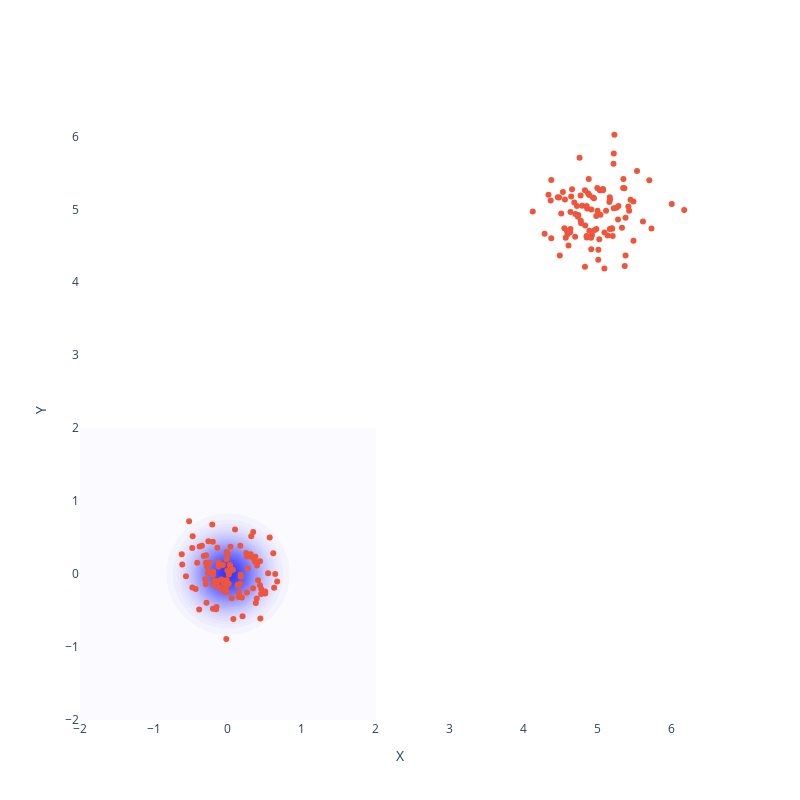

Notebook source saved alongside this figure:
### Code cell
# Create Gaussian mixture model for sampling etc.
data_dist = GaussianMixtureModel(
    torch.tensor(
        [
            [0.0, 0.0],
            [5.0, 5.0],
        ]
    ),
    torch.stack([0.1 * torch.eye(2), 0.1 * torch.eye(2)]),
    torch.tensor([0.5, 0.5]),
)

# Draw samples from distribution.
samples = data_dist.sample(200)

# Plot distributions and the samples.
fig = plot_density_heatmap(data_dist.likelihood)
fig.add_trace(go.Scatter(x=samples[:, 0], y=samples[:, 1], mode="markers"))
fig.show()

### Figure 1 — Plotly figure (JSON) as saved in the notebook; plotly's stock layout.template omitted (floating-point values rounded to 4 significant figures; data arrays with more than 128 entries replaced by an {"elided": "..."} marker saying what was removed)
{"data": [{"colorscale": [[0, "rgba(255,255,255,0.8)"], [1, "rgba(0,0,255,1.0)"]], "contours": {"coloring": "fill", "end": 1, "showlines": false, "size": 0.025, "start": 0}, "showscale": false, "type": "contour", "x": [-2, -1.96, -1.919, -1.879, -1.838, -1.798, -1.758, -1.717, -1.677, -1.636, -1.596, -1.556, -1.515, -1.475, -1.434, -1.394, -1.354, -1.313, -1.273, -1.232, -1.192, -1.152, -1.111, -1.071, -1.03, -0.9899, -0.9495, -0.9091, -0.8687, -0.8283, -0.7879, -0.7475, -0.7071, -0.6667, -0.6263, -0.5859, -0.5455, -0.5051, -0.4646, -0.4242, -0.3838, -0.3434, -0.303, -0.2626, -0.2222, -0.1818, -0.1414, -0.101, -0.06061, -0.0202, 0.0202, 0.06061, 0.101, 0.1414, 0.1818, 0.2222, 0.2626, 0.303, 0.3434, 0.3838, 0.4242, 0.4646, 0.5051, 0.5455, 0.5859, 0.6263, 0.6667, 0.7071, 0.7475, 0.7879, 0.8283, 0.8687, 0.9091, 0.9495, 0.9899, 1.03, 1.071, 1.111, 1.152, 1.192, 1.232, 1.273, 1.313, 1.354, 1.394, 1.434, 1.475, 1.515, 1.556, 1.596, 1.636, 1.677, 1.717, 1.758, 1.798, 1.838, 1.879, 1.919, 1.96, 2], "y": [-2, -1.96, -1.919, -1.879, -1.838, -1.798, -1.758, -1.717, -1.677, -1.636, -1.596, -1.556, -1.515, -1.475, -1.434, -1.394, -1.354, -1.313, -1.273, -1.232, -1.192, -1.152, -1.111, -1.071, -1.03, -0.9899, -0.9495, -0.9091, -0.8687, -0.8283, -0.7879, -0.7475, -0.7071, -0.6667, -0.6263, -0.5859, -0.5455, -0.5051, -0.4646, -0.4242, -0.3838, -0.3434, -0.303, -0.2626, -0.2222, -0.1818, -0.1414, -0.101, -0.06061, -0.0202, 0.0202, 0.06061, 0.101, 0.1414, 0.1818, 0.2222, 0.2626, 0.303, 0.3434, 0.3838, 0.4242, 0.4646, 0.5051, 0.5455, 0.5859, 0.6263, 0.6667, 0.7071, 0.7475, 0.7879, 0.8283, 0.8687, 0.9091, 0.9495, 0.9899, 1.03, 1.071, 1.111, 1.152, 1.192, 1.232, 1.273, 1.313, 1.354, 1.394, 1.434, 1.475, 1.515, 1.556, 1.596, 1.636, 1.677, 1.717, 1.758, 1.798, 1.838, 1.879, 1.919, 1.96, 2], "z": {"elided": "100x100 float values"}}, {"mode": "markers", "type": "scatter", "x": {"elided": "200 float values"}, "y": {"elided": "200 float values"}}], "layout": {"autosize": false, "height": 800, "paper_bgcolor": "white", "plot_bgcolor": "white", "showlegend": false, "width": 800, "xaxis": {"showgrid": false, "title": {"text": "X"}, "zeroline": false}, "yaxis": {"showgrid": false, "title": {"text": "Y"}, "zeroline": false}}}
